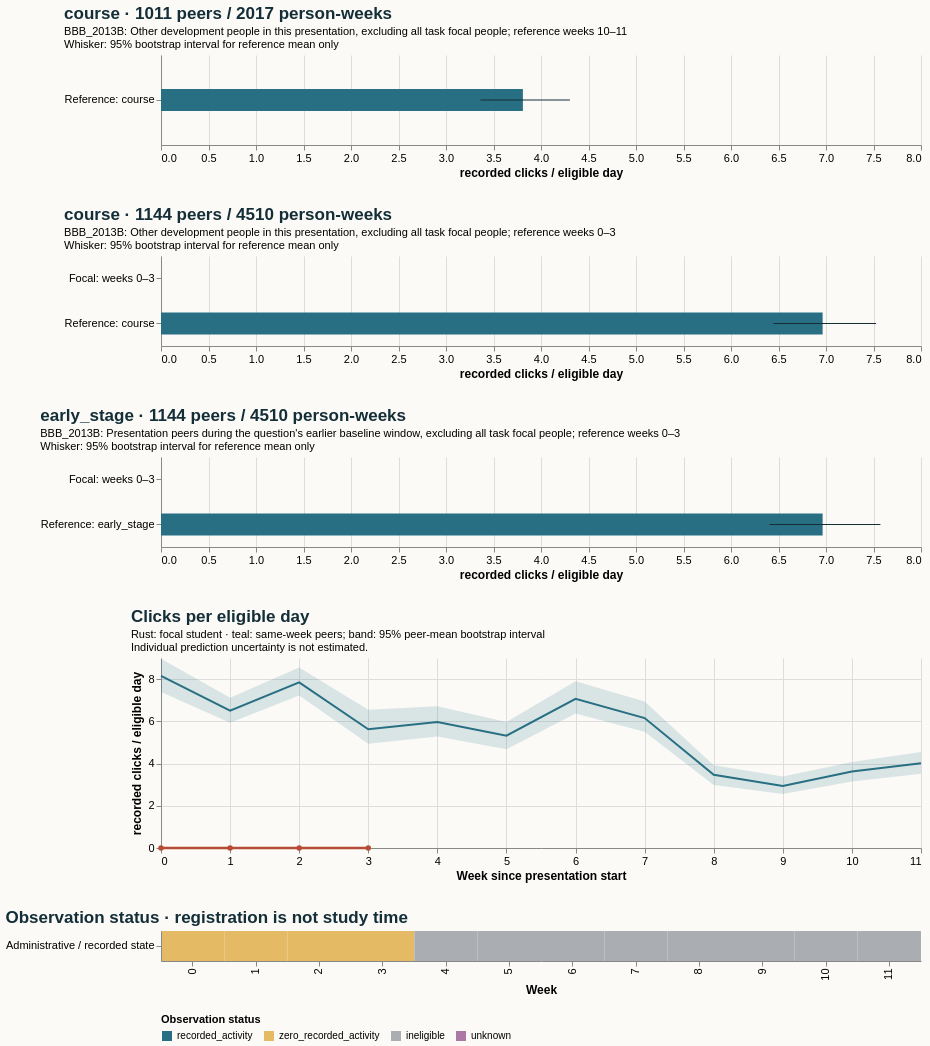

Write the Vega-Lite specification saved for this chart.
### Vega-Lite specification from a JSON file in a GitHub repository (floating-point values rounded to 4 significant figures)
{"$schema": "https://vega.github.io/schema/vega-lite/v5.20.1.json", "config": {"axis": {"labelFontSize": 11, "titleFontSize": 12}, "background": "#fbfaf7", "font": "sans-serif", "title": {"anchor": "start", "color": "#142e38", "fontSize": 17, "subtitleFontSize": 11}, "view": {"continuousHeight": 300, "continuousWidth": 300, "stroke": null}}, "datasets": {"data-041f90916ef916529d97da7b9f255e45": [{"end_day": 6, "focal_value": 0.0, "peer_ci_high": 8.964, "peer_ci_low": 7.385, "peer_mean": 8.148, "peer_observations": 1143, "peer_people": 1143, "reference": "course", "unit": "recorded clicks / eligible day", "week": 0}, {"end_day": 13, "focal_value": 0.0, "peer_ci_high": 7.113, "peer_ci_low": 5.928, "peer_mean": 6.502, "peer_observations": 1136, "peer_people": 1136, "reference": "course", "unit": "recorded clicks / eligible day", "week": 1}, {"end_day": 20, "focal_value": 0.0, "peer_ci_high": 8.554, "peer_ci_low": 7.226, "peer_mean": 7.845, "peer_observations": 1119, "peer_people": 1119, "reference": "course", "unit": "recorded clicks / eligible day", "week": 2}, {"end_day": 27, "focal_value": 0.0, "peer_ci_high": 6.545, "peer_ci_low": 4.939, "peer_mean": 5.621, "peer_observations": 1112, "peer_people": 1112, "reference": "course", "unit": "recorded clicks / eligible day", "week": 3}, {"end_day": 34, "focal_value": null, "peer_ci_high": 6.709, "peer_ci_low": 5.287, "peer_mean": 5.963, "peer_observations": 1077, "peer_people": 1077, "reference": "course", "unit": "recorded clicks / eligible day", "week": 4}, {"end_day": 41, "focal_value": null, "peer_ci_high": 5.972, "peer_ci_low": 4.673, "peer_mean": 5.32, "peer_observations": 1070, "peer_people": 1070, "reference": "course", "unit": "recorded clicks / eligible day", "week": 5}, {"end_day": 48, "focal_value": null, "peer_ci_high": 7.894, "peer_ci_low": 6.367, "peer_mean": 7.068, "peer_observations": 1060, "peer_people": 1060, "reference": "course", "unit": "recorded clicks / eligible day", "week": 6}, {"end_day": 55, "focal_value": null, "peer_ci_high": 6.939, "peer_ci_low": 5.501, "peer_mean": 6.156, "peer_observations": 1044, "peer_people": 1044, "reference": "course", "unit": "recorded clicks / eligible day", "week": 7}, {"end_day": 62, "focal_value": null, "peer_ci_high": 3.914, "peer_ci_low": 2.98, "peer_mean": 3.473, "peer_observations": 1034, "peer_people": 1034, "reference": "course", "unit": "recorded clicks / eligible day", "week": 8}, {"end_day": 69, "focal_value": null, "peer_ci_high": 3.382, "peer_ci_low": 2.557, "peer_mean": 2.943, "peer_observations": 1017, "peer_people": 1017, "reference": "course", "unit": "recorded clicks / eligible day", "week": 9}, {"end_day": 76, "focal_value": null, "peer_ci_high": 4.073, "peer_ci_low": 3.147, "peer_mean": 3.624, "peer_observations": 1011, "peer_people": 1011, "reference": "course", "unit": "recorded clicks / eligible day", "week": 10}, {"end_day": 83, "focal_value": null, "peer_ci_high": 4.544, "peer_ci_low": 3.518, "peer_mean": 4.014, "peer_observations": 1006, "peer_people": 1006, "reference": "course", "unit": "recorded clicks / eligible day", "week": 11}], "data-60cb877c3754e1ed07bb091f599717f3": [{"hi": null, "lo": null, "series": "Focal: weeks 10–11", "value": null}, {"hi": 4.304, "lo": 3.362, "series": "Reference: course", "value": 3.809}], "data-742c6a8fb82c8370de9a3a588a9fd194": [{"eligible_days": 7.0, "end_day": 6, "logging_completeness": "unknown", "observation_status": "zero_recorded_activity", "row": "Administrative / recorded state", "score_status": "withheld_release_time_unknown", "start_day": 0, "value": 0.0, "week": 0}, {"eligible_days": 7.0, "end_day": 13, "logging_completeness": "unknown", "observation_status": "zero_recorded_activity", "row": "Administrative / recorded state", "score_status": "withheld_release_time_unknown", "start_day": 7, "value": 0.0, "week": 1}, {"eligible_days": 7.0, "end_day": 20, "logging_completeness": "unknown", "observation_status": "zero_recorded_activity", "row": "Administrative / recorded state", "score_status": "withheld_release_time_unknown", "start_day": 14, "value": 0.0, "week": 2}, {"eligible_days": 6.0, "end_day": 27, "logging_completeness": "unknown", "observation_status": "zero_recorded_activity", "row": "Administrative / recorded state", "score_status": "withheld_release_time_unknown", "start_day": 21, "value": 0.0, "week": 3}, {"eligible_days": 0.0, "end_day": 34, "logging_completeness": "unknown", "observation_status": "ineligible", "row": "Administrative / recorded state", "score_status": "withheld_release_time_unknown", "start_day": 28, "value": null, "week": 4}, {"eligible_days": 0.0, "end_day": 41, "logging_completeness": "unknown", "observation_status": "ineligible", "row": "Administrative / recorded state", "score_status": "withheld_release_time_unknown", "start_day": 35, "value": null, "week": 5}, {"eligible_days": 0.0, "end_day": 48, "logging_completeness": "unknown", "observation_status": "ineligible", "row": "Administrative / recorded state", "score_status": "withheld_release_time_unknown", "start_day": 42, "value": null, "week": 6}, {"eligible_days": 0.0, "end_day": 55, "logging_completeness": "unknown", "observation_status": "ineligible", "row": "Administrative / recorded state", "score_status": "withheld_release_time_unknown", "start_day": 49, "value": null, "week": 7}, {"eligible_days": 0.0, "end_day": 62, "logging_completeness": "unknown", "observation_status": "ineligible", "row": "Administrative / recorded state", "score_status": "withheld_release_time_unknown", "start_day": 56, "value": null, "week": 8}, {"eligible_days": 0.0, "end_day": 69, "logging_completeness": "unknown", "observation_status": "ineligible", "row": "Administrative / recorded state", "score_status": "withheld_release_time_unknown", "start_day": 63, "value": null, "week": 9}, {"eligible_days": 0.0, "end_day": 76, "logging_completeness": "unknown", "observation_status": "ineligible", "row": "Administrative / recorded state", "score_status": "withheld_release_time_unknown", "start_day": 70, "value": null, "week": 10}, {"eligible_days": 0.0, "end_day": 83, "logging_completeness": "unknown", "observation_status": "ineligible", "row": "Administrative / recorded state", "score_status": "withheld_release_time_unknown", "start_day": 77, "value": null, "week": 11}], "data-a98c955049ad62aa103e45c183b1a9bd": [{"hi": null, "lo": null, "series": "Focal: weeks 0–3", "value": 0.0}, {"hi": 7.573, "lo": 6.405, "series": "Reference: early_stage", "value": 6.964}], "data-e744792483c83321a8b0f07ded337fc2": [{"hi": null, "lo": null, "series": "Focal: weeks 0–3", "value": 0.0}, {"hi": 7.527, "lo": 6.445, "series": "Reference: course", "value": 6.964}]}, "resolve": {"scale": {"color": "independent"}}, "spacing": 28, "vconcat": [{"data": {"name": "data-60cb877c3754e1ed07bb091f599717f3"}, "height": 90, "layer": [{"encoding": {"x": {"field": "value", "scale": {"domain": [0, 7.951], "zero": true}, "title": "recorded clicks / eligible day", "type": "quantitative"}, "y": {"field": "series", "sort": null, "title": null, "type": "nominal"}}, "mark": {"color": "#286f83", "size": 22, "type": "bar"}}, {"encoding": {"x": {"field": "lo", "type": "quantitative"}, "x2": {"field": "hi"}, "y": {"field": "series", "sort": null, "title": null, "type": "nominal"}}, "mark": {"color": "#142e38", "type": "rule"}}], "title": {"subtitle": ["BBB_2013B: Other development people in this presentation, excluding all task focal people; reference weeks 10–11", "Whisker: 95% bootstrap interval for reference mean only"], "text": "course · 1011 peers / 2017 person-weeks"}, "width": 760}, {"data": {"name": "data-e744792483c83321a8b0f07ded337fc2"}, "height": 90, "layer": [{"encoding": {"x": {"field": "value", "scale": {"domain": [0, 7.951], "zero": true}, "title": "recorded clicks / eligible day", "type": "quantitative"}, "y": {"field": "series", "sort": null, "title": null, "type": "nominal"}}, "mark": {"color": "#286f83", "size": 22, "type": "bar"}}, {"encoding": {"x": {"field": "lo", "type": "quantitative"}, "x2": {"field": "hi"}, "y": {"field": "series", "sort": null, "title": null, "type": "nominal"}}, "mark": {"color": "#142e38", "type": "rule"}}], "title": {"subtitle": ["BBB_2013B: Other development people in this presentation, excluding all task focal people; reference weeks 0–3", "Whisker: 95% bootstrap interval for reference mean only"], "text": "course · 1144 peers / 4510 person-weeks"}, "width": 760}, {"data": {"name": "data-a98c955049ad62aa103e45c183b1a9bd"}, "height": 90, "layer": [{"encoding": {"x": {"field": "value", "scale": {"domain": [0, 7.951], "zero": true}, "title": "recorded clicks / eligible day", "type": "quantitative"}, "y": {"field": "series", "sort": null, "title": null, "type": "nominal"}}, "mark": {"color": "#286f83", "size": 22, "type": "bar"}}, {"encoding": {"x": {"field": "lo", "type": "quantitative"}, "x2": {"field": "hi"}, "y": {"field": "series", "sort": null, "title": null, "type": "nominal"}}, "mark": {"color": "#142e38", "type": "rule"}}], "title": {"subtitle": ["BBB_2013B: Presentation peers during the question's earlier baseline window, excluding all task focal people; reference weeks 0–3", "Whisker: 95% bootstrap interval for reference mean only"], "text": "early_stage · 1144 peers / 4510 person-weeks"}, "width": 760}, {"data": {"name": "data-041f90916ef916529d97da7b9f255e45"}, "height": 190, "layer": [{"encoding": {"x": {"axis": {"tickMinStep": 1}, "field": "week", "title": "Week since presentation start", "type": "quantitative"}, "y": {"field": "peer_ci_low", "scale": {"zero": true}, "title": "recorded clicks / eligible day", "type": "quantitative"}, "y2": {"field": "peer_ci_high"}}, "mark": {"color": "#286f83", "opacity": 0.16, "type": "area"}}, {"encoding": {"tooltip": [{"field": "week", "type": "quantitative"}, {"field": "peer_mean", "type": "quantitative"}, {"field": "peer_people", "type": "quantitative"}, {"field": "peer_observations", "type": "quantitative"}], "x": {"field": "week", "type": "quantitative"}, "y": {"field": "peer_mean", "type": "quantitative"}}, "mark": {"color": "#286f83", "strokeWidth": 2, "type": "line"}}, {"encoding": {"tooltip": [{"field": "week", "type": "quantitative"}, {"field": "focal_value", "type": "quantitative"}], "x": {"field": "week", "type": "quantitative"}, "y": {"field": "focal_value", "type": "quantitative"}}, "mark": {"color": "#b64c35", "point": {"color": "#b64c35"}, "strokeWidth": 2.5, "type": "line"}}], "title": {"subtitle": ["Rust: focal student · teal: same-week peers; band: 95% peer-mean bootstrap interval", "Individual prediction uncertainty is not estimated."], "text": "Clicks per eligible day"}, "width": 760}, {"data": {"name": "data-742c6a8fb82c8370de9a3a588a9fd194"}, "encoding": {"color": {"field": "observation_status", "legend": {"labelLimit": 260, "orient": "bottom"}, "scale": {"domain": ["recorded_activity", "zero_recorded_activity", "ineligible", "unknown"], "range": ["#286f83", "#e4bb64", "#aaaeb3", "#ac78a5"]}, "title": "Observation status", "type": "nominal"}, "tooltip": [{"field": "week", "type": "quantitative"}, {"field": "eligible_days", "type": "quantitative"}, {"field": "observation_status", "type": "nominal"}, {"field": "logging_completeness", "type": "nominal"}], "x": {"field": "week", "title": "Week", "type": "ordinal"}, "y": {"field": "row", "title": null, "type": "nominal"}}, "height": 30, "mark": {"type": "rect"}, "title": "Observation status · registration is not study time", "width": 760}]}
